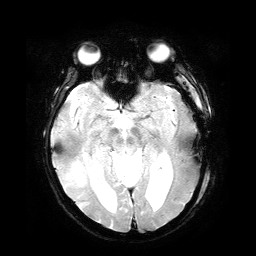
%> input picture Procesamiento de imagenes/Algoritmos/Investigacion/97.png, 256 x 256 px
$ octave erosion1.m   (GNU Octave 9; MATLAB toolbox functions it lacks are replaced by stand-ins)
%> lines starting %> are read from the running program, lines starting %| are printed output that depends on the picture; in (x1, y1, x2, y2) boxes, pixels count from 0 and x2, y2 are one past the last pixel; in counts of white or black regions, pixels touching at a corner belong together; the program's own positions count from 1
clc
close all
clear all
I1=imread('97.png');
%> I1 is the input picture: size 256x256 uint8; min 0, max 255, mean 66.7
figure,imshow(I1),title('Imagen Original')
[H W]=size(I1);
%> H = 256; W = 256
for i=1:1:H
    for j=1:1:W
        if I1(i,j)==255
            I(i,j)=1;
        else
            I(i,j)=0;
        end
    end
end
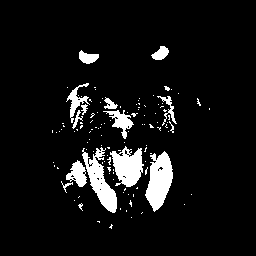
%> I: size 256x256 double; values 0 (black) and 1 (white), 7.5% white; 118 white regions (104 under 20 px), largest, box (x1, y1, x2, y2) and area: (145, 151, 173, 212) 1065, (82, 147, 117, 213) 947, (110, 146, 144, 187) 877
In=I;

I1=I.*0; %imagen resultante de la erosion
%> I1: size 256x256 double; every value is 0
for i=2:1:H-1
for j=2:1:W-1
 %I1(i,j)=I(i,j);
 if (In(i,j)==1 && (In(i,j-1)==0 || In(i-1,j)==0 || In(i,j+1)==0 || In(i+1,j)==0))
 Is(i,j)=1;
 else
     Is(i,j)=0;
 end
end
end
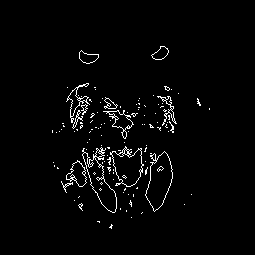
%> Is: size 255x255 double; values 0 (black) and 1 (white), 2.5% white in thin lines or dots, all inside (x1, y1, x2, y2) = (52, 46, 210, 229)

figure,imshow(Is),title('Salida')
